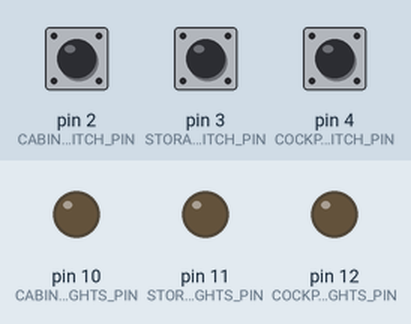
A sketch run on a simulated Arduino Uno, built with avr-gcc and run on an emulated ATmega328P. On the bench: output pins drawn as LEDs (lit = HIGH). The test bench sets the inputs (shaded band); at power-on: pin 2 (CABIN_LIGHTS_SWITCH_PIN) LOW, pin 3 (STORAGE_LIGHTS_SWITCH_PIN) LOW, pin 4 (COCKPIT_LIGHTS_SWITCH_PIN) LOW.

Above: at 1.2 s.
1.3 s: pin 2 (CABIN_LIGHTS_SWITCH_PIN) pulled HIGH for 0.15 s
At 1.4 s:
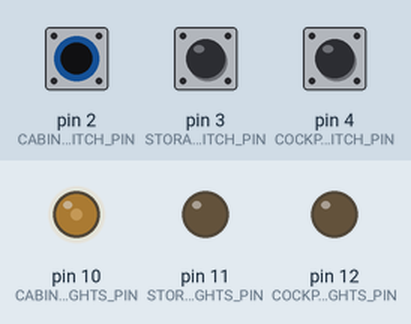
3.0 s: pin 3 (STORAGE_LIGHTS_SWITCH_PIN) pulled HIGH for 0.15 s
At 3.8 s:
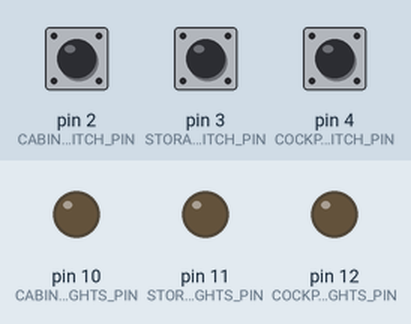
4.7 s: pin 4 (COCKPIT_LIGHTS_SWITCH_PIN) pulled HIGH for 0.15 s
At 4.8 s:
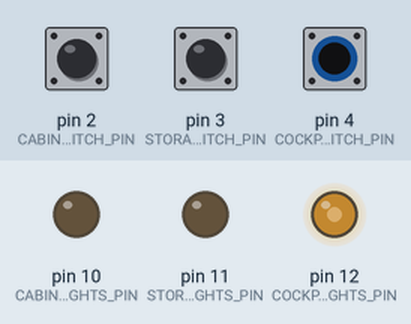
6.4 s: pin 2 (CABIN_LIGHTS_SWITCH_PIN) pulled HIGH for 1 s
At 8.4 s:
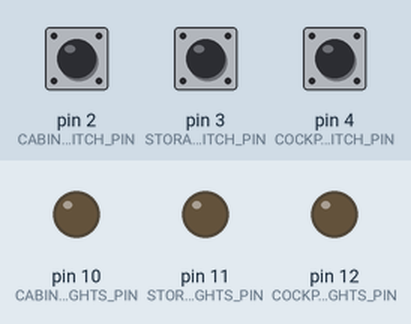
8.9 s: pin 3 (STORAGE_LIGHTS_SWITCH_PIN) pulled HIGH for 1 s
At 9.6 s:
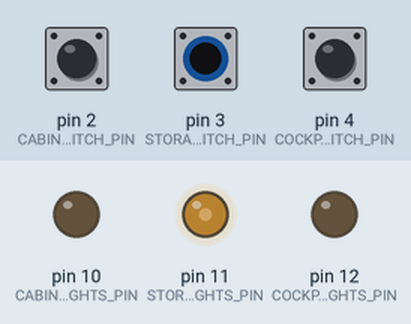
11.4 s: pin 4 (COCKPIT_LIGHTS_SWITCH_PIN) pulled HIGH for 1 s
At 13.4 s:
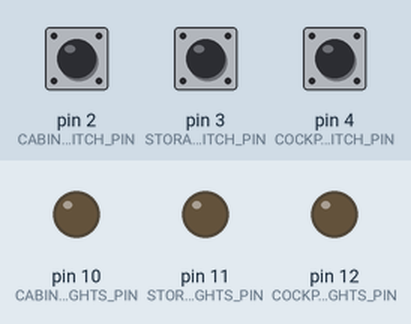
Timing chart, 0 to 14.9 s (numbered marks = the images above; inputs shaded):
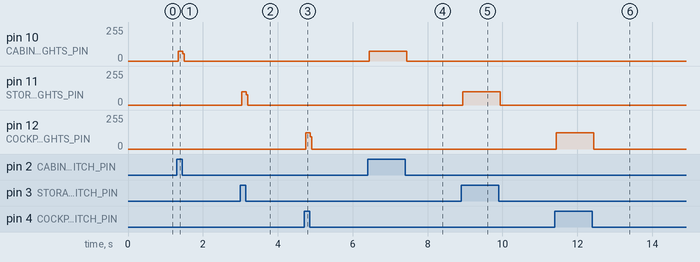

The sketch:

sketch_day4.ino
```cpp
/*
 * 30 Days - Lost in Space
 * Day 4 - Cabin Lighting
 *
 * Learn more at https://learn.inventr.io/adventure
 *
 * In addition to our cabin lights we have lights in the storage room and even some
 * exterior lights.  Let's extend our previous project by adding the others and use
 * all three switches on our DIP switch module.  Each time through our loop() code we'll
 * check each switch, and set the corresponding light's state appropriately.
 *
 * Alex Eschenauer
 * David Schmidt
 * Greg Lyzenga
 */

/*
 * Arduino concepts introduced/documented in this lesson.
 * - const: Better than #define for defining constants that do not change
 * - byte: A data type representing an unsigned 8 bit integer (values from 0 to 255)
 *         Equivalent to "unsigned char" or "uint8_t" which are sometimes seen.
 *
 * Parts and electronics concepts introduced in this lesson.
 * - Use of breadboard "power rails" to allow us to use one 5V and one GND pin on
 *   HERO to connect to multiple components on our breadboard.
 */

#include "Arduino.h"  // include information about our HERO

/*
 * #define vs. const
 *
 * Until now we have been using #define to define our constants.  When the C language
 * was first created that was the only way to define constants.  However, because
 * of the way #define operates there were instances where the use of #define can
 * cause and hide bugs in programs.
 *
 * Becasuse of this, the language maintainers added a new C commands named "const".
 * For most Arduino programs it operates much the same, though it does contain some
 * additional type information that can help communicate how it is to be used.
 *
 * You will see both used in Arduino code and libraries.  However the general
 * language calls for preferring the use of "const" over using #define.  Our first
 * sketches have used #define so that you are familiar with them and see how they
 * work, but from this lesson on we will be using the preferred "const" expression
 * to define our constants.
 *
 * Here, on Day 4 we will show *both* versions, with the #define version commented
 * out to prevent compile errors.  This will help you learn the difference between
 * them.  After today the sketches will only use the preferred "const" versions.
 */

// Each lander light will be controlled using a different pin on our HERO.
// We will use three different color LEDs to make it more clear which switch
// controls which light.

/*
 * The "const" declaration adds another word that will indicate what type of value
 * is to be represented.  Since pins are small numbers they fit into a "byte", which
 * is an unsigned integer value that can hold values from 0 to 255.
 *
 * Other types you may sometimes see in various Arduino code are "uint8_t" or
 * "unsigned char" which are the same as "byte".  We will use the term "byte"
 * in our lessons to indicate 8 bit unsigned integers.
 */
// #define CABIN_LIGHTS_PIN 10             // pin controlling the cabin lights
// #define STORAGE_LIGHTS_PIN 11           // pin controlling the storage lights
// #define COCKPIT_LIGHTS_PIN 12           // pin controlling the exterior lights
const byte CABIN_LIGHTS_PIN = 10;    // pin controlling the cabin lights
const byte STORAGE_LIGHTS_PIN = 11;  // pin controlling the storage lights
const byte COCKPIT_LIGHTS_PIN = 12;  // pin controlling the exterior lights

// We will use a different input pin for each of our DIP switches and
// we'll label them using the color of the LED that each switch will control.
// #define CABIN_LIGHTS_SWITCH_PIN 2             // cabin lights controlled by switch 1
// #define STORAGE_LIGHTS_SWITCH_PIN 3           // storage lights controlled by switch 2
// #define COCKPIT_LIGHTS_SWITCH_PIN 4           // exterior lights controlled by switch 3
const byte CABIN_LIGHTS_SWITCH_PIN = 2;    // cabin lights controlled by switch 1
const byte STORAGE_LIGHTS_SWITCH_PIN = 3;  // storage lights controlled by switch 2
const byte COCKPIT_LIGHTS_SWITCH_PIN = 4;  // exterior lights controlled by switch 3

// the setup function runs once when you press reset or power the board
void setup() {
  // Configure our LED control pins as OUTPUT pins
  pinMode(CABIN_LIGHTS_PIN, OUTPUT);    // pin controlling the cabin lights
  pinMode(STORAGE_LIGHTS_PIN, OUTPUT);  // pin controlling the storage lights
  pinMode(COCKPIT_LIGHTS_PIN, OUTPUT);  // pin controlling the exterior lights

  // Configure the switch pins as INPUT pins
  pinMode(CABIN_LIGHTS_SWITCH_PIN, INPUT);    // pin connected to switch 1 (cabin lights)
  pinMode(STORAGE_LIGHTS_SWITCH_PIN, INPUT);  // pin connected to switch 2 (storage lights)
  pinMode(COCKPIT_LIGHTS_SWITCH_PIN, INPUT);  // pin connected to switch 3 (exterior lights)
}

// Each time through loop() we will check each switch in turn and set each light's
// state appropriately.
void loop() {
  // Default all lights OFF first
  digitalWrite(CABIN_LIGHTS_PIN, LOW);
  digitalWrite(STORAGE_LIGHTS_PIN, LOW);
  digitalWrite(COCKPIT_LIGHTS_PIN, LOW);

  // Only ONE light can be ON based on switch priority
  if (digitalRead(CABIN_LIGHTS_SWITCH_PIN) == HIGH) {
    digitalWrite(CABIN_LIGHTS_PIN, HIGH);
  } else if (digitalRead(STORAGE_LIGHTS_SWITCH_PIN) == HIGH) {
    digitalWrite(STORAGE_LIGHTS_PIN, HIGH);
  } else if (digitalRead(COCKPIT_LIGHTS_SWITCH_PIN) == HIGH) {
    digitalWrite(COCKPIT_LIGHTS_PIN, HIGH);
  }
}
```

Measured:
- after the input at 1.3 s, pin 10 (CABIN_LIGHTS_PIN): 0/255 → 72/255 at once, → 0/255 0.12 s later
- after the input at 3.0 s, pin 11 (STORAGE_LIGHTS_PIN): 0/255 → 101/255 at once, → 0/255 0.12 s later
- after the input at 4.7 s, pin 12 (COCKPIT_LIGHTS_PIN): 0/255 → 123/255 at once, → 0/255 0.12 s later
- after the input at 6.4 s, pin 10 (CABIN_LIGHTS_PIN): 0/255 → 73/255 at once, → 0/255 1.0 s later
- after the input at 8.9 s, pin 11 (STORAGE_LIGHTS_PIN): 0/255 → 101/255 at once, → 0/255 1.0 s later
- after the input at 11.4 s, pin 12 (COCKPIT_LIGHTS_PIN): 0/255 → 123/255 at once, → 0/255 1.0 s later
